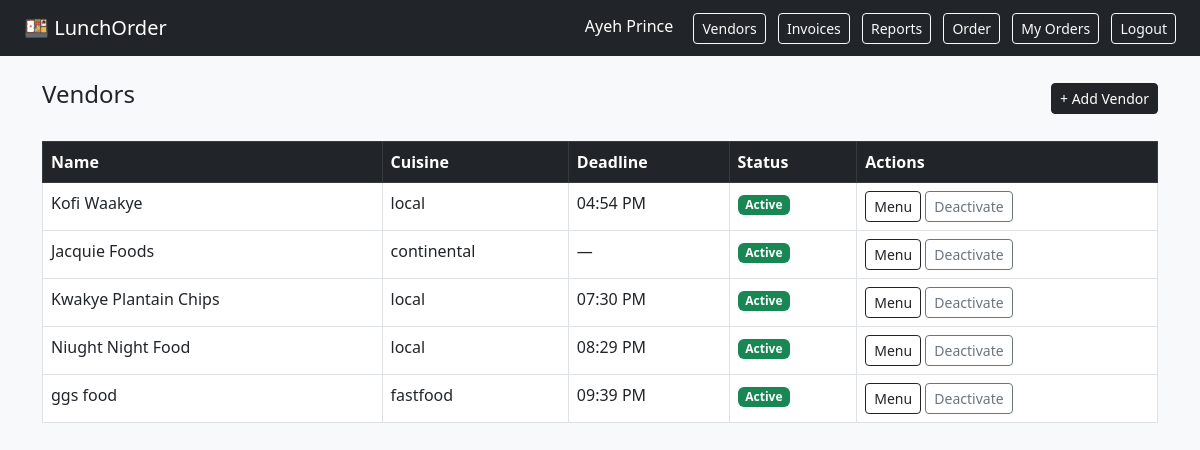
The page /vendors (signed in) on the database as committed earlier.
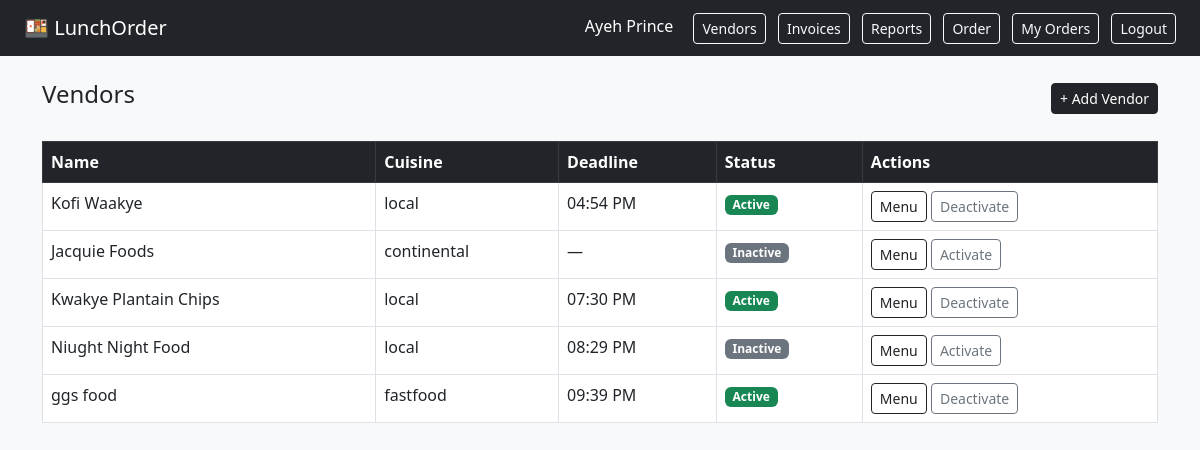
The same page on the database as committed later.
### app/models.py (models this page shows)
class Employee(UserMixin, db.Model):
    id = db.Column(db.Integer, primary_key=True)
    name = db.Column(db.String(100), nullable=False)
    email = db.Column(db.String(120), unique=True, nullable=False)
    password = db.Column(db.String(200), nullable=False)
    is_admin = db.Column(db.Boolean, default=False)
    orders = db.relationship('Order', backref='employee', lazy=True)

class Vendor(db.Model):
    id = db.Column(db.Integer, primary_key=True)
    name = db.Column(db.String(100), nullable=False)
    contact_email = db.Column(db.String(120), nullable=False)
    phone = db.Column(db.String(20), nullable=False)
    cuisine_type = db.Column(db.String(50), nullable=False)
    is_active = db.Column(db.Boolean, default=False)
    order_deadline = db.Column(db.Time, nullable=True)
    menu_items = db.relationship('MenuItem', backref='vendor', lazy=True)

### app/vendor.py (the view)
@vendor_bp.route('/vendors')
@login_required
@admin_required
def vendor_list():
    vendors = Vendor.query.all()
    return render_template('vendor/list.html', vendors=vendors)

### app/auth.py (called while the page is built)
@login_manager.user_loader
def load_user(user_id):
    return Employee.query.get(int(user_id))

### app/vendor.py (called while the page is built)
def admin_required(f):
    @wraps(f)
    def decorated(*args, **kwargs):
        if not current_user.is_admin:
            flash('Admin access required.', 'danger')
            return redirect(url_for('main.index'))
        return f(*args, **kwargs)
    return decorated

### app/templates/vendor/list.html
{% extends "base.html" %}
{% block content %}
<div class="d-flex justify-content-between align-items-center mb-4">
    <h4>Vendors</h4>
    <a href="{{ url_for('vendor.add_vendor') }}" class="btn btn-dark btn-sm">+ Add Vendor</a>
</div>
{% if vendors %}
<table class="table table-bordered bg-white">
    <thead class="table-dark">
        <tr>
            <th>Name</th>
            <th>Cuisine</th>
            <th>Deadline</th>
            <th>Status</th>
            <th>Actions</th>
        </tr>
    </thead>
    <tbody>
        {% for v in vendors %}
        <tr>
            <td>{{ v.name }}</td>
            <td>{{ v.cuisine_type }}</td>
            <td>{{ v.order_deadline.strftime('%I:%M %p') if v.order_deadline else '—' }}</td>
            <td>
                {% if v.is_active %}
                    <span class="badge bg-success">Active</span>
                {% else %}
                    <span class="badge bg-secondary">Inactive</span>
                {% endif %}
            </td>
            <td>
                <a href="{{ url_for('vendor.manage_menu', vendor_id=v.id) }}" class="btn btn-sm btn-outline-dark">Menu</a>
                <a href="{{ url_for('vendor.toggle_vendor', vendor_id=v.id) }}" class="btn btn-sm btn-outline-secondary">
                    {{ 'Deactivate' if v.is_active else 'Activate' }}
                </a>
            </td>
        </tr>
        {% endfor %}
    </tbody>
</table>
{% else %}
<p class="text-muted">No vendors yet. Add your first one!</p>
{% endif %}
{% endblock %}

### app/templates/base.html (shortened to what this page needs)
<!DOCTYPE html>
<html lang="en">
<head>
    <link href="https://cdn.jsdelivr.net/npm/bootstrap@5.3.0/dist/css/bootstrap.min.css" rel="stylesheet">
</head>
<body class="bg-light">
<nav class="navbar navbar-dark bg-dark px-4">
    <span class="navbar-brand">🍱 LunchOrder</span>
    <div>
        {% if current_user.is_authenticated %}
            <span class="text-white me-3">{{ current_user.name }}</span>
            {% if current_user.is_admin %}
                <a href="{{ url_for('vendor.vendor_list') }}" class="btn btn-outline-light btn-sm me-2">Vendors</a>
                <a href="{{ url_for('invoices.invoice_list') }}" class="btn btn-outline-light btn-sm me-2">Invoices</a>
                <a href="{{ url_for('reports.dashboard') }}" class="btn btn-outline-light btn-sm me-2">Reports</a>
            {% endif %}
            <a href="{{ url_for('orders.browse') }}" class="btn btn-outline-light btn-sm me-2">Order</a>
            <a href="{{ url_for('orders.my_orders') }}" class="btn btn-outline-light btn-sm me-2">My Orders</a>
            <a href="{{ url_for('auth.logout') }}" class="btn btn-outline-light btn-sm">Logout</a>
        {% else %}
            <a href="{{ url_for('auth.login') }}" class="btn btn-outline-light btn-sm me-2">Login</a>
            <a href="{{ url_for('auth.register') }}" class="btn btn-outline-light btn-sm">Register</a>
        {% endif %}
    </div>
</nav>
<div class="container mt-4">
    {% block content %}{% endblock %}
</div>
</body>
</html>

Rows that differ between the two databases and show on the page:
changed Vendor "Jacquie Foods": is_active "Deactivate" → "Activate"; is_active "Active" → "Inactive"
changed Vendor "Niught Night Food": is_active "Deactivate" → "Activate"; is_active "Active" → "Inactive"
